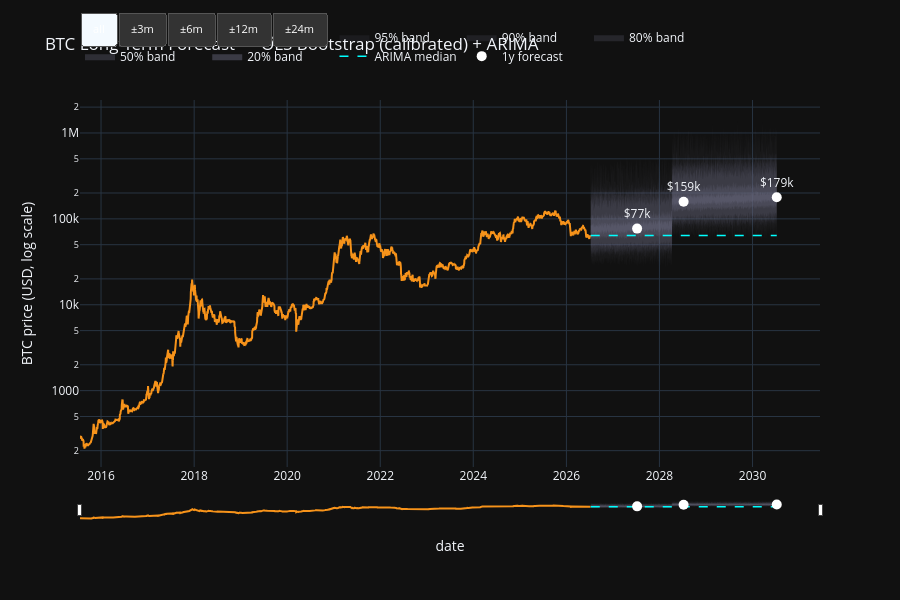

Notebook code cell kept with this figure:
### Markdown cell above
## 12. Forecast Visualization

Fan chart: historical BTC close + OLS bootstrap fan (calibrated) + ARIMA median cross-check.

### Code cell
# Build full fan chart from bootstrap paths (subsampled for plotting)
n_plot = min(200, BOOTSTRAP_DRAWS)
plot_paths = paths[:n_plot]
future_dates = [date_now + timedelta(days=i + 1) for i in range(Hmax)]

fig = go.Figure()

# Historical price
hist_dates = model_df["date"].to_list()
hist_close = model_df["close"].to_list()
fig.add_trace(go.Scatter(
    x=hist_dates, y=hist_close, mode="lines", name="historical",
    line=dict(color="#f7931a", width=2),
    hovertemplate="BTC close: $%{y:,.0f}<extra></extra>",
))

# Bootstrap fan (percentile bands)
pcts = [2.5, 5, 10, 25, 40, 50, 60, 75, 90, 95, 97.5]
band_edges = [(0, 100), (2.5, 97.5), (5, 95), (10, 90), (25, 75), (40, 60)]
colors = ["rgba(100,100,120,0.08)", "rgba(100,100,120,0.12)", "rgba(100,100,120,0.18)",
          "rgba(100,100,120,0.25)", "rgba(100,100,120,0.35)", "rgba(100,100,120,0.5)"]

for (lo, hi), color in zip(band_edges, colors, strict=True):
    lo_vals = np.exp(np.percentile(plot_paths, lo, axis=0))
    hi_vals = np.exp(np.percentile(plot_paths, hi, axis=0))
    fig.add_trace(go.Scatter(
        x=future_dates + future_dates[::-1],
        y=list(hi_vals) + list(lo_vals[::-1]),
        fill="toself", fillcolor=color, line=dict(color="rgba(0,0,0,0)"),
        name=f"{hi-lo:.0f}% band", hoverinfo="skip",
    ))

# ARIMA median
fig.add_trace(go.Scatter(
    x=future_dates, y=np.exp(arima_mean), mode="lines", name="ARIMA median",
    line=dict(color="cyan", width=1.5, dash="dash"),
    hovertemplate="ARIMA median: $%{y:,.0f}<extra></extra>",
))

# Horizon markers
for h in HORIZONS:
    r = calibrated[[c["horizon"] for c in calibrated].index(f"{h}d ({h//365}y)")]
    d = date_now + timedelta(days=h)
    fig.add_trace(go.Scatter(
        x=[d], y=[r["median"]], mode="markers+text",
        text=[f"${r['median']/1000:.0f}k"], textposition="top center",
        marker=dict(size=10, color="white"),
        name=f"{h//365}y forecast", showlegend=(h == HORIZONS[0]),
        hovertemplate=f"{h//365}y forecast: $%{{y:,.0f}}<extra></extra>",
    ))

# Invisible hover traces: carry percentile values for the unified tooltip.
# Fan traces skip hover (they\'re polygons); these lines have width=0 so they\'re
# invisible but their values appear in the unified x-hover tooltip.
_ols_median = np.exp(np.percentile(plot_paths, 50, axis=0))
_hover_metrics = [
    ("OLS median", _ols_median),
    ("95% lower", np.exp(np.percentile(plot_paths, 2.5, axis=0))),
    ("95% upper", np.exp(np.percentile(plot_paths, 97.5, axis=0))),
    ("80% lower", np.exp(np.percentile(plot_paths, 10, axis=0))),
    ("80% upper", np.exp(np.percentile(plot_paths, 90, axis=0))),
    ("50% lower", np.exp(np.percentile(plot_paths, 25, axis=0))),
    ("50% upper", np.exp(np.percentile(plot_paths, 75, axis=0))),
]
for _name, _vals in _hover_metrics:
    fig.add_trace(go.Scatter(
        x=future_dates, y=_vals, mode="lines", name=_name,
        line=dict(color="rgba(0,0,0,0)", width=0),
        showlegend=False, hovertemplate=f"{_name}: $%{{y:,.0f}}<extra></extra>",
    ))

# Range buttons (±3/6/12/24m) + range slider.
# rangeselector.buttons only supports built-in step/count, so custom relayout
# buttons go in updatemenus; the range slider is set on xaxis directly.
_window_days = {3: 90, 6: 180, 12: 365, 24: 730}
_all_start = hist_dates[0]
_all_end = future_dates[-1]
_range_buttons = [
    dict(label="all",
         method="relayout",
         args=[{"xaxis.range": [_all_start, _all_end]}]),
] + [
    dict(label=f"\u00b1{m}m",
         method="relayout",
         args=[{"xaxis.range": [
             (date_now - timedelta(days=d)).isoformat(),
             (date_now + timedelta(days=d)).isoformat(),
         ]}])
    for m, d in _window_days.items()
]

fig.update_layout(
    yaxis_type="log",
    title="BTC Long-Term Forecast \u2014 OLS Bootstrap (calibrated) + ARIMA",
    xaxis_title="date", yaxis_title="BTC price (USD, log scale)",
    height=600, template="plotly_dark", hovermode="x unified",
    legend=dict(orientation="h", y=1.08),
    xaxis=dict(
        rangeslider=dict(visible=True, thickness=0.05),
        type="date",
    ),
    updatemenus=[dict(
        type="buttons",
        direction="left",
        x=0.0, xanchor="left", y=1.15, yanchor="bottom",
        bgcolor="#333", bordercolor="#555", borderwidth=1,
        font=dict(color="white", size=11),
        buttons=_range_buttons,
    )],
)
fig.show()

### Figure 1 — Plotly figure (JSON) as saved in the notebook; plotly's stock layout.template omitted (floating-point values rounded to 4 significant figures; data arrays with more than 128 entries replaced by an {"elided": "..."} marker saying what was removed)
{"data": [{"hovertemplate": "BTC close: $%{y:,.0f}<extra></extra>", "line": {"color": "#f7931a", "width": 2}, "mode": "lines", "name": "historical", "type": "scatter", "x": {"elided": "4009 str values"}, "y": {"elided": "4009 float values"}}, {"fill": "toself", "fillcolor": "rgba(100,100,120,0.08)", "hoverinfo": "skip", "line": {"color": "rgba(0,0,0,0)"}, "name": "100% band", "type": "scatter", "x": {"elided": "2922 str values"}, "y": {"elided": "2922 float values"}}, {"fill": "toself", "fillcolor": "rgba(100,100,120,0.12)", "hoverinfo": "skip", "line": {"color": "rgba(0,0,0,0)"}, "name": "95% band", "type": "scatter", "x": {"elided": "2922 str values"}, "y": {"elided": "2922 float values"}}, {"fill": "toself", "fillcolor": "rgba(100,100,120,0.18)", "hoverinfo": "skip", "line": {"color": "rgba(0,0,0,0)"}, "name": "90% band", "type": "scatter", "x": {"elided": "2922 str values"}, "y": {"elided": "2922 float values"}}, {"fill": "toself", "fillcolor": "rgba(100,100,120,0.25)", "hoverinfo": "skip", "line": {"color": "rgba(0,0,0,0)"}, "name": "80% band", "type": "scatter", "x": {"elided": "2922 str values"}, "y": {"elided": "2922 float values"}}, {"fill": "toself", "fillcolor": "rgba(100,100,120,0.35)", "hoverinfo": "skip", "line": {"color": "rgba(0,0,0,0)"}, "name": "50% band", "type": "scatter", "x": {"elided": "2922 str values"}, "y": {"elided": "2922 float values"}}, {"fill": "toself", "fillcolor": "rgba(100,100,120,0.5)", "hoverinfo": "skip", "line": {"color": "rgba(0,0,0,0)"}, "name": "20% band", "type": "scatter", "x": {"elided": "2922 str values"}, "y": {"elided": "2922 float values"}}, {"hovertemplate": "ARIMA median: $%{y:,.0f}<extra></extra>", "line": {"color": "cyan", "dash": "dash", "width": 1.5}, "mode": "lines", "name": "ARIMA median", "type": "scatter", "x": {"elided": "1461 str values"}, "y": {"elided": "1461 float values"}}, {"hovertemplate": "1y forecast: $%{y:,.0f}<extra></extra>", "marker": {"color": "white", "size": 10}, "mode": "markers+text", "name": "1y forecast", "showlegend": true, "text": ["$77k"], "textposition": "top center", "type": "scatter", "x": ["2027-07-10"], "y": [77010.0]}, {"hovertemplate": "2y forecast: $%{y:,.0f}<extra></extra>", "marker": {"color": "white", "size": 10}, "mode": "markers+text", "name": "2y forecast", "showlegend": false, "text": ["$159k"], "textposition": "top center", "type": "scatter", "x": ["2028-07-09"], "y": [158500.0]}, {"hovertemplate": "4y forecast: $%{y:,.0f}<extra></extra>", "marker": {"color": "white", "size": 10}, "mode": "markers+text", "name": "4y forecast", "showlegend": false, "text": ["$179k"], "textposition": "top center", "type": "scatter", "x": ["2030-07-10"], "y": [178500.0]}, {"hovertemplate": "OLS median: $%{y:,.0f}<extra></extra>", "line": {"color": "rgba(0,0,0,0)", "width": 0}, "mode": "lines", "name": "OLS median", "showlegend": false, "type": "scatter", "x": {"elided": "1461 str values"}, "y": {"elided": "1461 float values"}}, {"hovertemplate": "95% lower: $%{y:,.0f}<extra></extra>", "line": {"color": "rgba(0,0,0,0)", "width": 0}, "mode": "lines", "name": "95% lower", "showlegend": false, "type": "scatter", "x": {"elided": "1461 str values"}, "y": {"elided": "1461 float values"}}, {"hovertemplate": "95% upper: $%{y:,.0f}<extra></extra>", "line": {"color": "rgba(0,0,0,0)", "width": 0}, "mode": "lines", "name": "95% upper", "showlegend": false, "type": "scatter", "x": {"elided": "1461 str values"}, "y": {"elided": "1461 float values"}}, {"hovertemplate": "80% lower: $%{y:,.0f}<extra></extra>", "line": {"color": "rgba(0,0,0,0)", "width": 0}, "mode": "lines", "name": "80% lower", "showlegend": false, "type": "scatter", "x": {"elided": "1461 str values"}, "y": {"elided": "1461 float values"}}, {"hovertemplate": "80% upper: $%{y:,.0f}<extra></extra>", "line": {"color": "rgba(0,0,0,0)", "width": 0}, "mode": "lines", "name": "80% upper", "showlegend": false, "type": "scatter", "x": {"elided": "1461 str values"}, "y": {"elided": "1461 float values"}}, {"hovertemplate": "50% lower: $%{y:,.0f}<extra></extra>", "line": {"color": "rgba(0,0,0,0)", "width": 0}, "mode": "lines", "name": "50% lower", "showlegend": false, "type": "scatter", "x": {"elided": "1461 str values"}, "y": {"elided": "1461 float values"}}, {"hovertemplate": "50% upper: $%{y:,.0f}<extra></extra>", "line": {"color": "rgba(0,0,0,0)", "width": 0}, "mode": "lines", "name": "50% upper", "showlegend": false, "type": "scatter", "x": {"elided": "1461 str values"}, "y": {"elided": "1461 float values"}}], "layout": {"height": 600, "hovermode": "x unified", "legend": {"orientation": "h", "y": 1.08}, "title": {"text": "BTC Long-Term Forecast — OLS Bootstrap (calibrated) + ARIMA"}, "updatemenus": [{"bgcolor": "#333", "bordercolor": "#555", "borderwidth": 1, "buttons": [{"args": [{"xaxis.range": ["2015-07-20", "2030-07-10"]}], "label": "all", "method": "relayout"}, {"args": [{"xaxis.range": ["2026-04-11", "2026-10-08"]}], "label": "±3m", "method": "relayout"}, {"args": [{"xaxis.range": ["2026-01-11", "2027-01-06"]}], "label": "±6m", "method": "relayout"}, {"args": [{"xaxis.range": ["2025-07-10", "2027-07-10"]}], "label": "±12m", "method": "relayout"}, {"args": [{"xaxis.range": ["2024-07-10", "2028-07-09"]}], "label": "±24m", "method": "relayout"}], "direction": "left", "font": {"color": "white", "size": 11}, "type": "buttons", "x": 0, "xanchor": "left", "y": 1.15, "yanchor": "bottom"}], "xaxis": {"rangeslider": {"thickness": 0.05, "visible": true}, "title": {"text": "date"}, "type": "date"}, "yaxis": {"title": {"text": "BTC price (USD, log scale)"}, "type": "log"}}}
